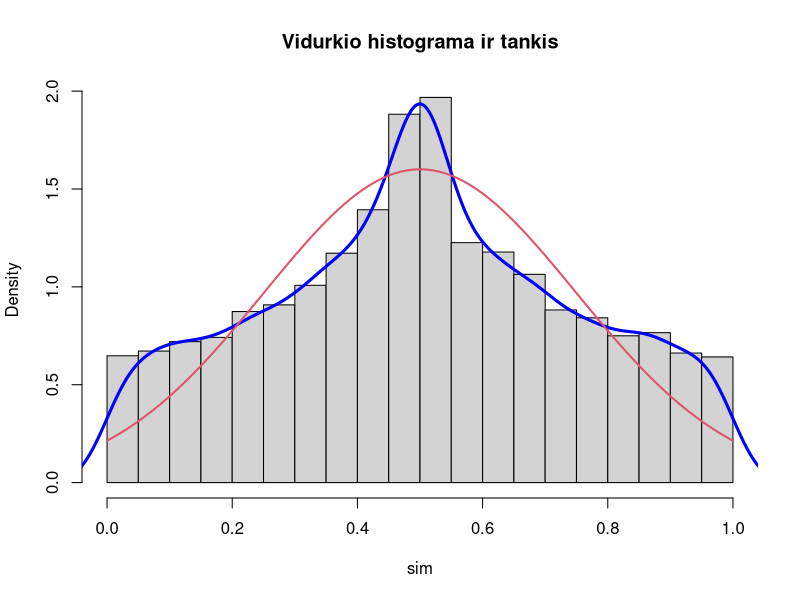
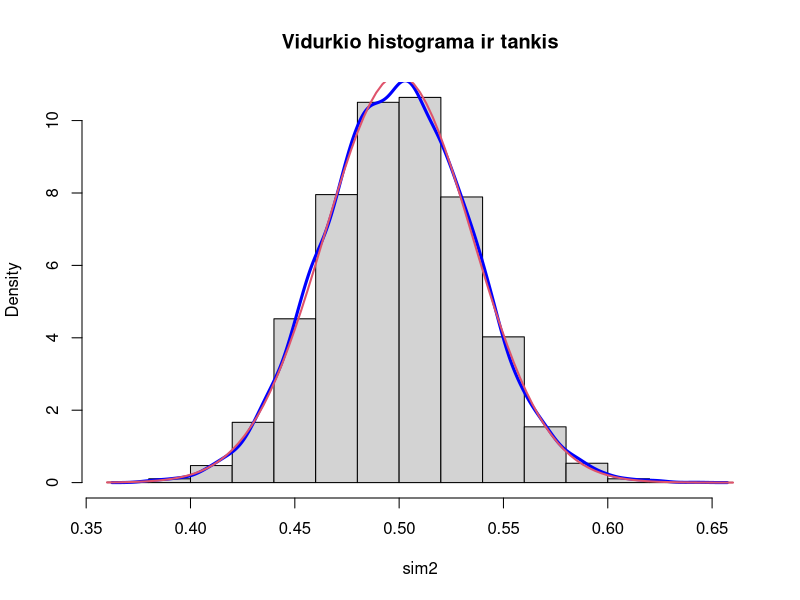

The R script that drew these images, in order:
## ---- chunk 1
# funkcija, generuojanti atsitiktinius dydžius, turinčius Beta skirstinį:
genbeta <- function(n)
   aa = replicate(10000, mean(rbeta(n, 0.5, 0.5)))

x = seq(-2, 2, by=0.01)

# palyginimui sugeneruojame, kai n=2:
sim = genbeta(2)
# išbrėžiame histogramą, tankio funkciją ir palyginame su teoriniu tankiu:
hist(sim, probability = TRUE, main = "Vidurkio histograma ir tankis")
lines(density(sim), lwd="3", col="blue")
curve(dnorm(x, mean=mean(sim), sd=sd(sim)), lwd=2, col=2, add=TRUE)

# dabar sugeneruojame, kai n=100:
sim2 = genbeta(100)
# išbrėžiame histogramą, tankio funkciją ir palyginame su teoriniu tankiu:
hist(sim2, probability = TRUE, main = "Vidurkio histograma ir tankis")
lines(density(sim2), lwd="3", col="blue")
curve(dnorm(x, mean=mean(sim2), sd=sd(sim2)), lwd=2, col=2, add=TRUE)
